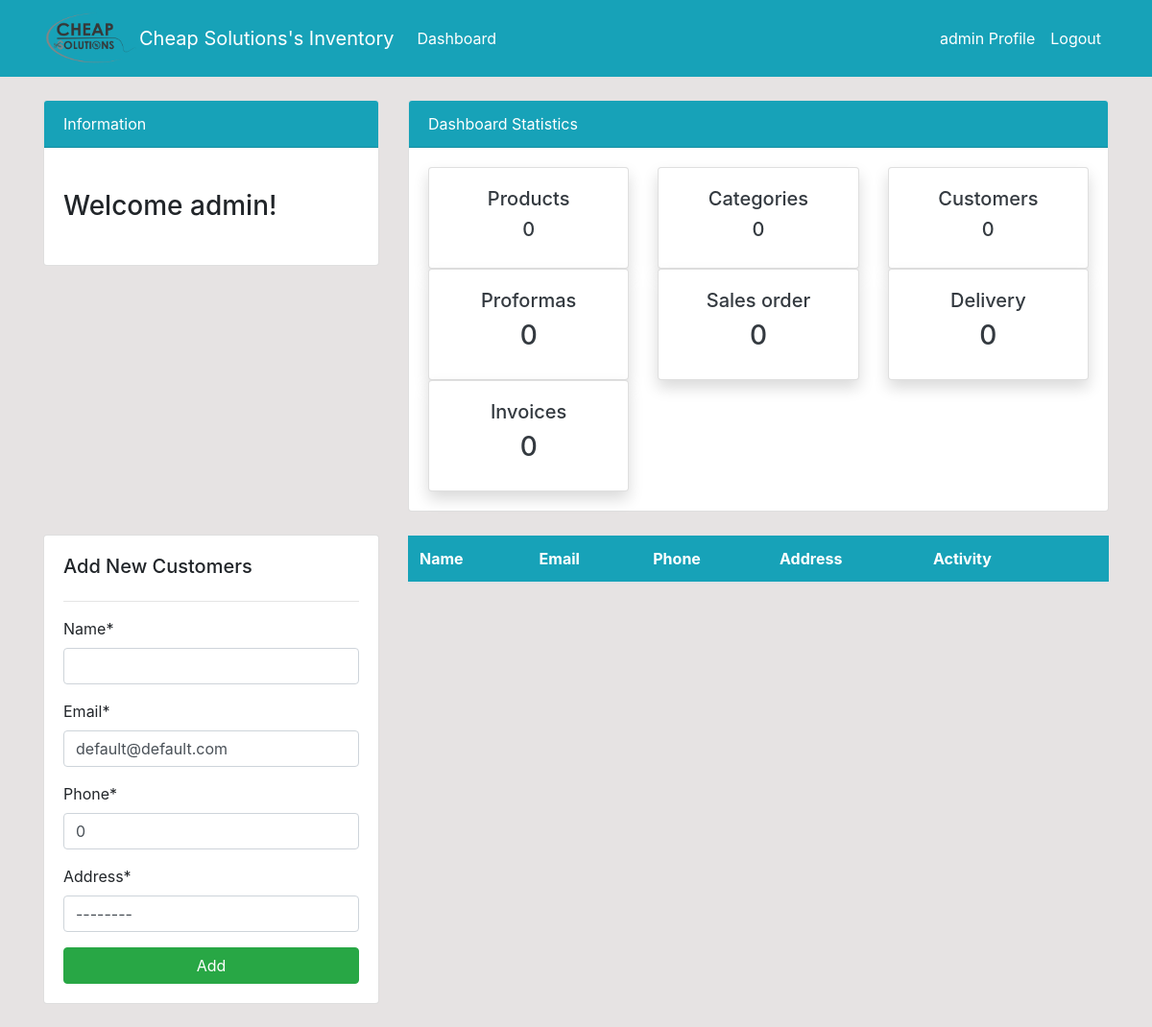
The app's page /customers/ (signed in), older data.
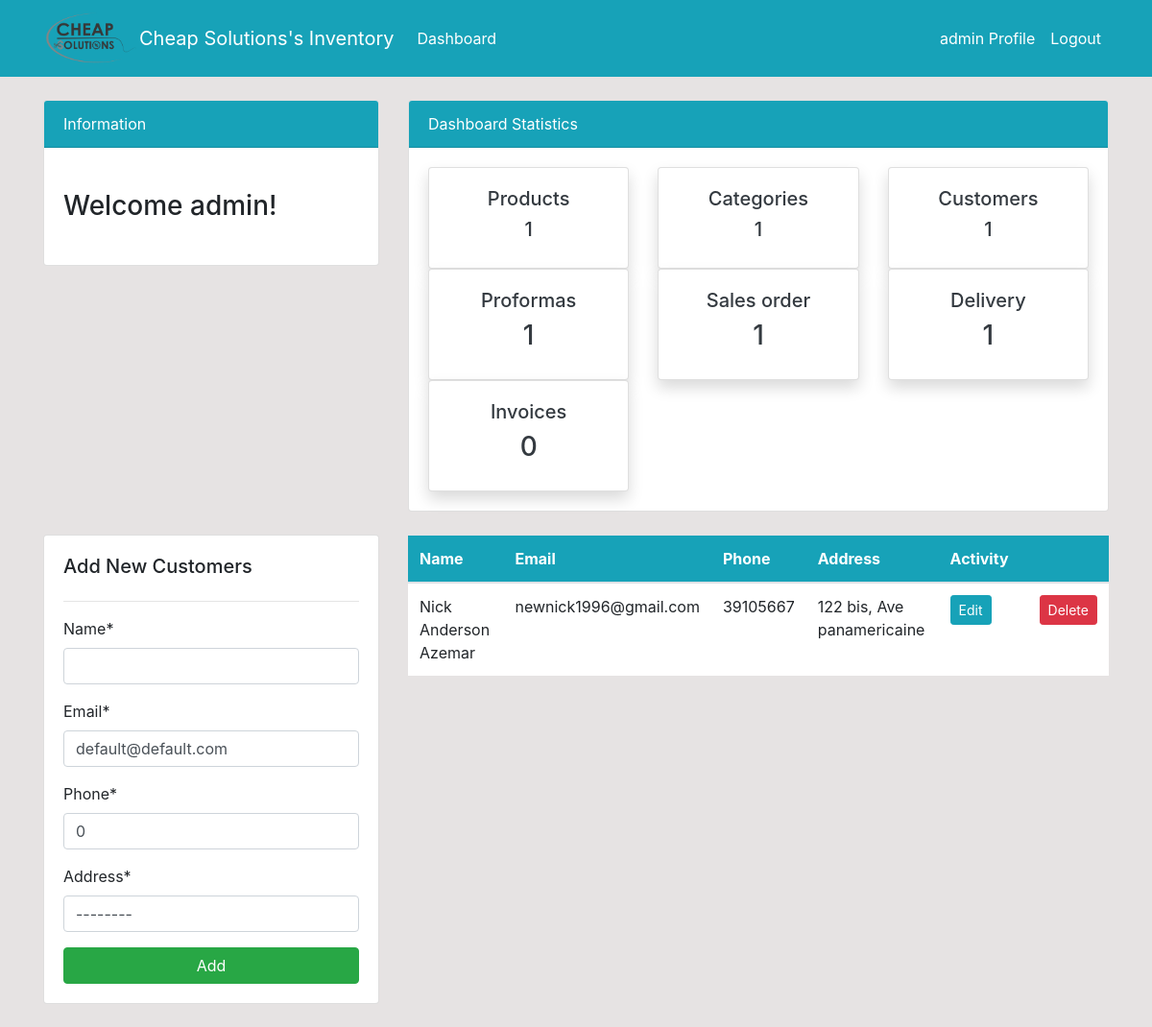
The same page, newer data.
### dashboard/models.py (models this page shows, shortened)
class Customer(models.Model):
    name = models.CharField(max_length=500, unique=True, null =True)
    email = models.EmailField(max_length=254, null=True, default = 'default@default.com')
    phone = models.PositiveIntegerField(null=True, default = 0)
    address = models.CharField(max_length=500, default ='--------', null =True)

### dashboard/decorators.py (the view)
        def wrapper(request, *args, **kwargs):
            group = None
            if request.user.groups.exists():
                group = request.user.groups.all()[0].name
            if group in allowed_roles:
                return view_func(request, *args, **kwargs)
            else:
                return HttpResponse('You are not authorized to view this page')

### dashboard/forms.py
class CustomerForm(forms.ModelForm):
    class Meta:
        model = Customer
        fields = '__all__'

### templates/dashboard/customers.html (shortened to what this page needs)
{% extends 'partials/base.html' %}
{% load crispy_forms_tags %}
{% block content %}
{% include 'partials/topside.html' %}
<div class="row my-4">
    <div class="col-md-4">
        <div class="card card-body">
            <h5>Add New Customers</h5>
            <hr>
            <form method="POST">
                {{ form|crispy }}
                <input class="btn btn-success btn-block" type="submit" value="Add">
            </form>
        </div>
    </div>
    <div class="col-md-8">
        <table class="table bg-white">
            <thead class="bg-info text-white">
                <tr>
                    <th scope="col">Name</th>
                    <th scope="col">Email</th>
                    <th scope="col">Phone</th>
                    <th scope ="col">Address</th>
                    <th scope="col">Activity</th>
                    <th scope="col"></th>
                </tr>
            </thead>
            <tbody>
                {% for customer in customer %}
                <tr>
                    <td>{{ customer.name }}</td>
                    <td>{{ customer.email }}</td>
                    <td>{{ customer.phone }}</td>
                    <td>{{ customer.address }}</td>
                    <td>
                        <a class="btn btn-info btn-sm mr-2"
                            href="{% url 'dashboard-customers-edit' customer.id %}">Edit</a>
                    </td>
                    <td>
                         <a class="btn btn-danger btn-sm ml-2"
                            href="{% url 'dashboard-customers-delete' customer.id %}">Delete</a>
                    </td>
                </tr>
                {% endfor %}
            </tbody>
        </table>
    </div>
</div>
{% endblock %}

### templates/partials/topside.html (shortened to what the changed rows need)
<div class="row">
    <div class="col-md-8 mt-4">
        <div class="card">
            <div class="card-body">
                <div class="row">
                    <div class="col-md-4">
                        <a class="text-decoration-none text-dark" href="{% url 'dashboard-products' %}">
                            <div class="card my-card shadow">
                                <div class="card-body text-center">
                                    <h5>Products </h5>
                                    <h5>{{ product_count }}</h5>
                                </div>
                            </div>
                        </a>
                    </div>
                    <div class="col-md-4">
                        <a class="text-decoration-none text-dark" href="{% url 'dashboard-products-category' %}">
                            <div class="card my-card shadow">
                                <div class="card-body text-center">
                                    <h5>Categories </h5>
                                    <h5>{{ category_count }}</h5>
                                </div>
                            </div>
                        </a>
                    </div>
                     <div class="col-md-4">
                        <a class="text-decoration-none text-dark" href="{% url 'dashboard-customers' %}">
                            <div class="card my-card shadow">
                                <div class="card-body text-center">
                                    <h5>Customers</h5>
                                    <h5>{{customer_count}}</h5>
                                </div>
                            </div>
                        </a>
                    </div>
                    <div class="col-md-4">
                        <a class="text-decoration-none text-dark" href="{% url 'dashboard-proformas' %}">
                            <div class="card my-card shadow">
                                <div class="card-body text-center">
                                    <h5>Proformas </h5>
                                    <h3>{{ proforma_count }}</h3>
                                </div>
                            </div>
                        </a>
                    </div>
                    <div class="col-md-4">
                        <a class="text-decoration-none text-dark" href="{% url 'dashboard-proformas' %}">
                            <div class="card my-card shadow">
                                <div class="card-body text-center">
                                    <h5>Sales order</h5>
                                    <h3>{{ proforma_count }}</h3>
                                </div>
                            </div>
                        </a>
                    </div>
                    <div class="col-md-4">
                        <a class="text-decoration-none text-dark" href="{% url 'dashboard-proformas' %}">
                            <div class="card my-card shadow">
                                <div class="card-body text-center">
                                    <h5>Delivery</h5>
                                    <h3>{{ proforma_count }}</h3>
                                </div>
                            </div>
                        </a>
                    </div>
                </div>
            </div>
        </div>
    </div>
</div>

Row changes from the older to the newer data that the page shows:
added Customer: name "Nick Anderson Azemar", email "newnick1996@gmail.com", phone "39105667", address "122 bis, Ave panamericaine"
Text that changed along with them:
{{ product_count }}: "0" → "1"
{{ category_count }}: "0" → "1"
{{ customer_count }}: "0" → "1"
{{ proforma_count }}: "0" → "1"
